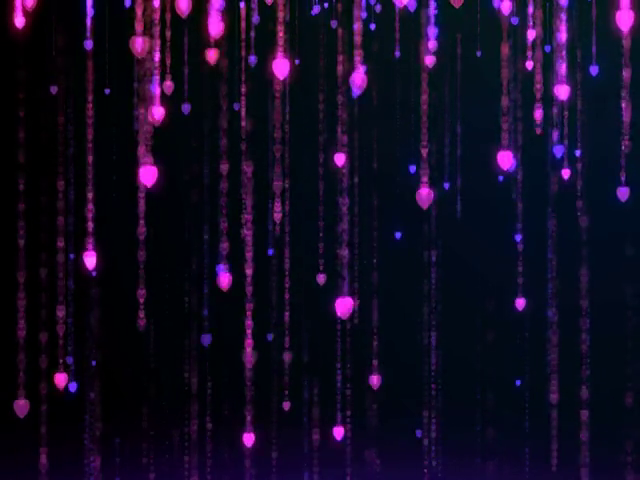
#> input picture frame 30 of vid.mp4, 640 x 480 px, given in place of the camera
$ python effect8.py
#> lines starting #> are read from the running program, lines starting #| are printed output that depends on the picture; after the words box and inside, x2 and y2 are one past the last pixel; in counts of white or black regions, pixels touching at a corner belong together
from random import randrange

import cv2

# create an overlay image. You can use any image
#foreground = cv2.imread("original (1).gif")
Num = randrange(99999999999999999)
FileName = str(Num) + ".avi"
# Open the camera
cap = cv2.VideoCapture(0)


gif = cv2.VideoCapture("vid.mp4")
frame_width = int(cap.get(3))

frame_height = int(cap.get(4))
fourcc = cv2.VideoWriter_fourcc(*'XVID')
out = cv2.VideoWriter(FileName, fourcc, 20.0, (frame_width, frame_height))
currentFrame = 0
img_counter = 0
print("Press Space key to take a photo")
print(FileName + "  Video recording started")
print("Press ESC key to stop recording")
# Set initial value of weights
alpha = 0.9
while cap.isOpened():
    # read the background
    ret, background = cap.read()
#> background is the input picture: shape (480, 640, 3); mean B, G, R 33.9, 11, 18.5

    ret1, foreground = gif.read()  # ret=True if it finds a frame else False.


    background = cv2.flip(background, 1)
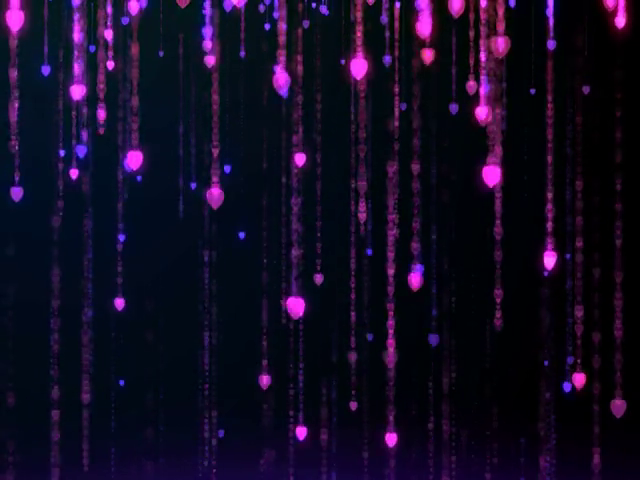
#> background: shape (480, 640, 3); mean B, G, R 33.9, 11, 18.5
    # Select the region in the background where we want to add the image and add the images using cv2.addWeighted()
    cv2.addWeighted(background, alpha, foreground, 1.0, 0, background)
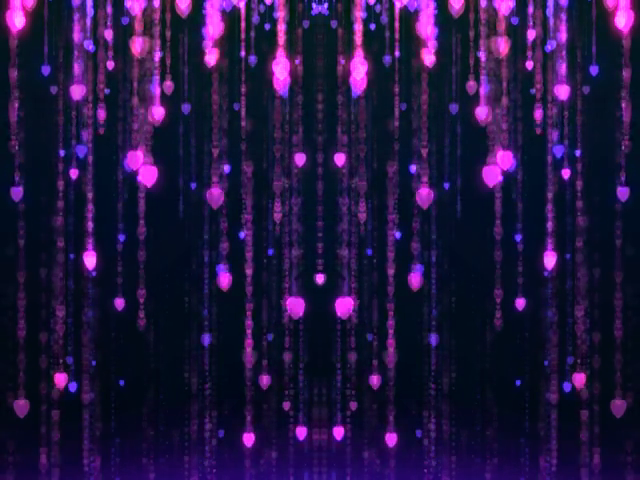
#> background: shape (480, 640, 3); mean B, G, R 63.2, 20.9, 34.1

    # For displaying current value of alpha(weights)
    font = cv2.FONT_HERSHEY_SCRIPT_SIMPLEX
    cv2.putText(background, 'Queen Of Hearts', (50, 50) , font, 1, (112,49,49), 2, cv2.LINE_8)
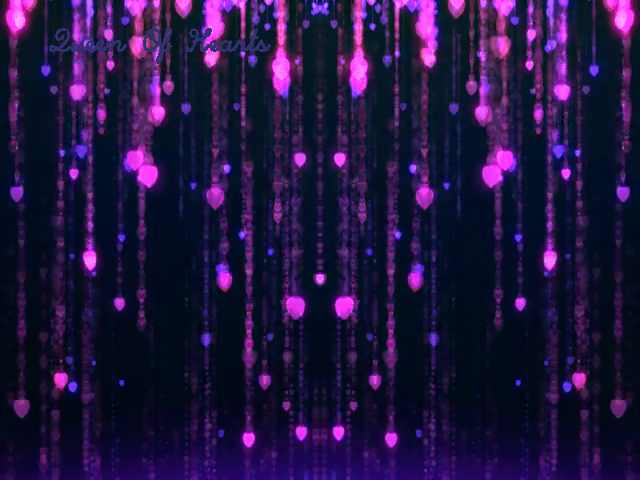
#> background: shape (480, 640, 3); 0.58% of pixels changed, all inside (x1, y1, x2, y2) = (49, 28, 271, 64)
    if ret == True:
        # Handles the mirroring of the current frame
        ##frame = cv2.flip(frame, 1)
        cv2.imshow('a', background)

        out.write(background)


    else:
        break

    currentFrame += 1

    key = cv2.waitKey(1)
#> (key Esc is pressed here)
    if key == 27:
        print("Stopped")
        cap.release()
        out.release()
        cv2.destroyAllWindows()
        break
    elif key % 256 == 32:
        img_name = "opencv_frame_{}.png".format(img_counter)
        cv2.imwrite(img_name, background)
        print("{} written!".format(img_name))
        img_counter += 1
        break

# When everything done, release the capture
cap.release()
out.release()
cv2.destroyAllWindows()

$ run again, starting later in the video
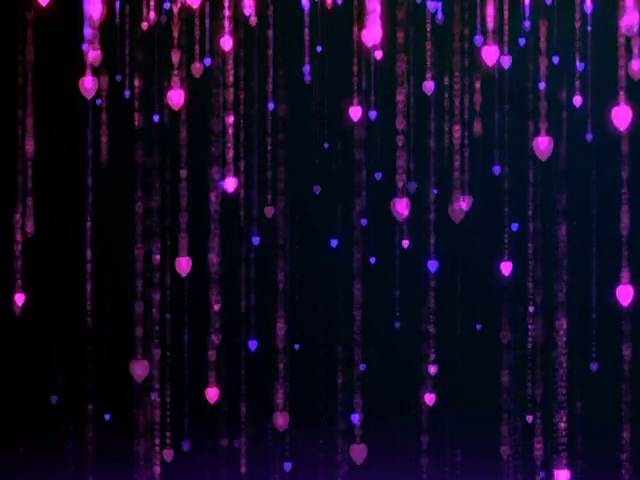
#> input picture frame 135 of vid.mp4, 640 x 480 px, given in place of the camera
#> background is the input picture: shape (480, 640, 3); mean B, G, R 34.6, 11.2, 19
#> `background = cv2.flip(background, 1)`:
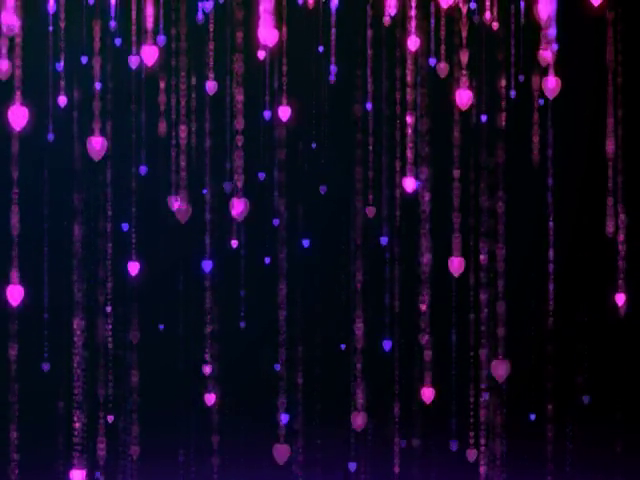
#> background: shape (480, 640, 3); mean B, G, R 34.6, 11.2, 19
#> `cv2.putText(background, 'Queen Of Hearts', (50, 50) , font, 1, (112,49..`:
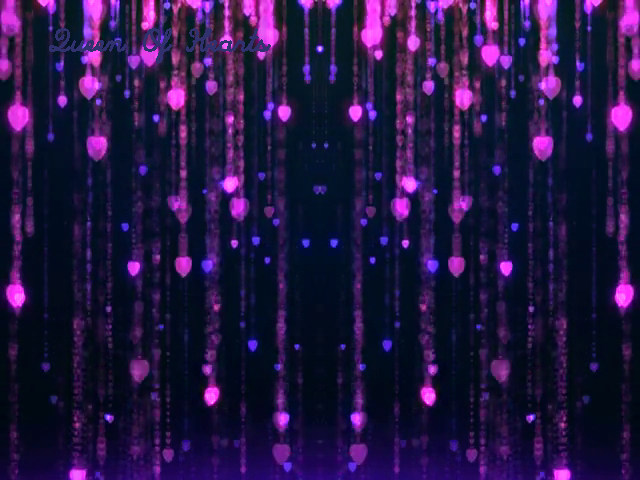
#> background: shape (480, 640, 3); mean B, G, R 65.2, 21.3, 35.6

$ run again, starting later in the video
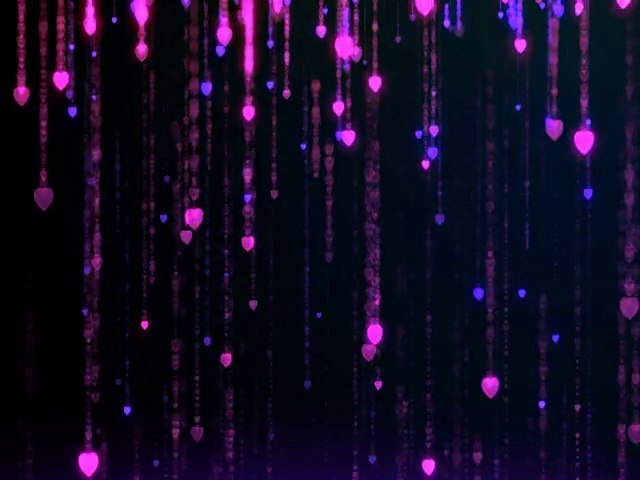
#> input picture frame 240 of vid.mp4, 640 x 480 px, given in place of the camera
#> background is the input picture: shape (480, 640, 3); mean B, G, R 34.2, 11.1, 18.8
#> `background = cv2.flip(background, 1)`:
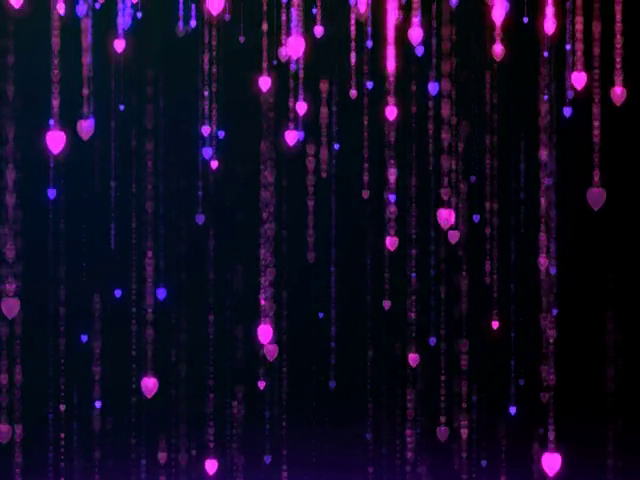
#> background: shape (480, 640, 3); mean B, G, R 34.2, 11.1, 18.8
#> `cv2.putText(background, 'Queen Of Hearts', (50, 50) , font, 1, (112,49..`:
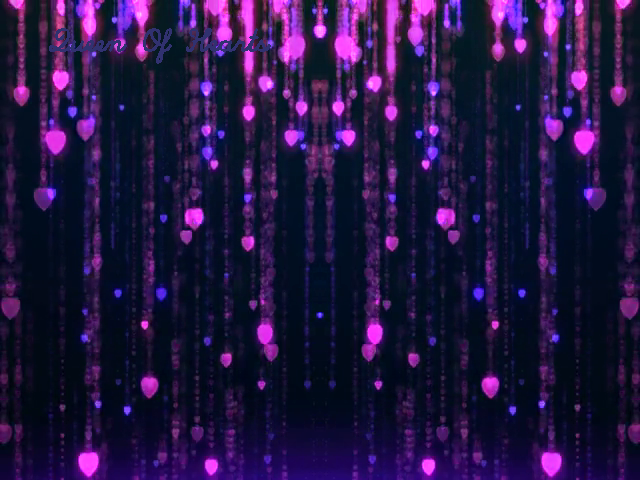
#> background: shape (480, 640, 3); mean B, G, R 64.3, 21.1, 35.2
